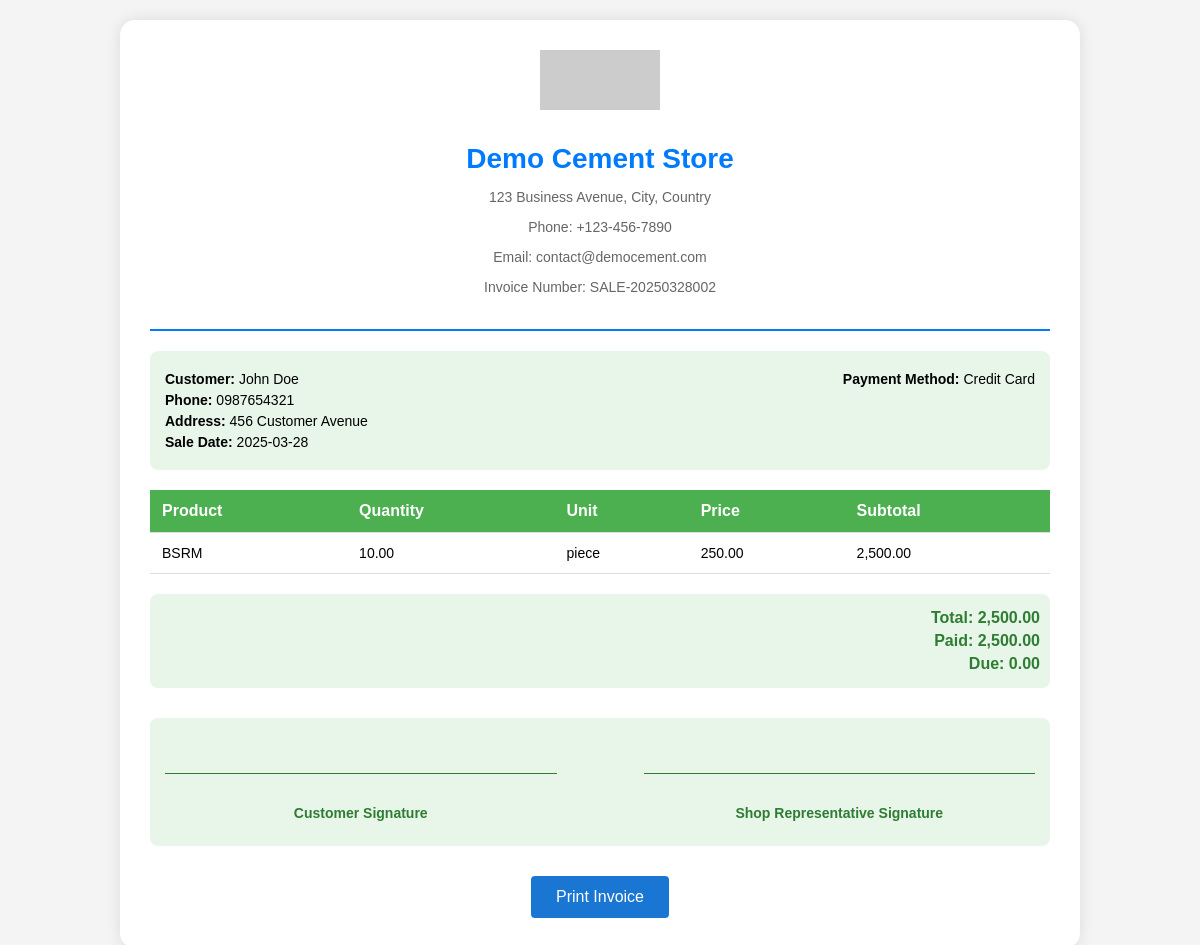
Page /pages/invoice_sell.php?invoice_number=SALE-20250328002 (signed in) on the earlier database version.
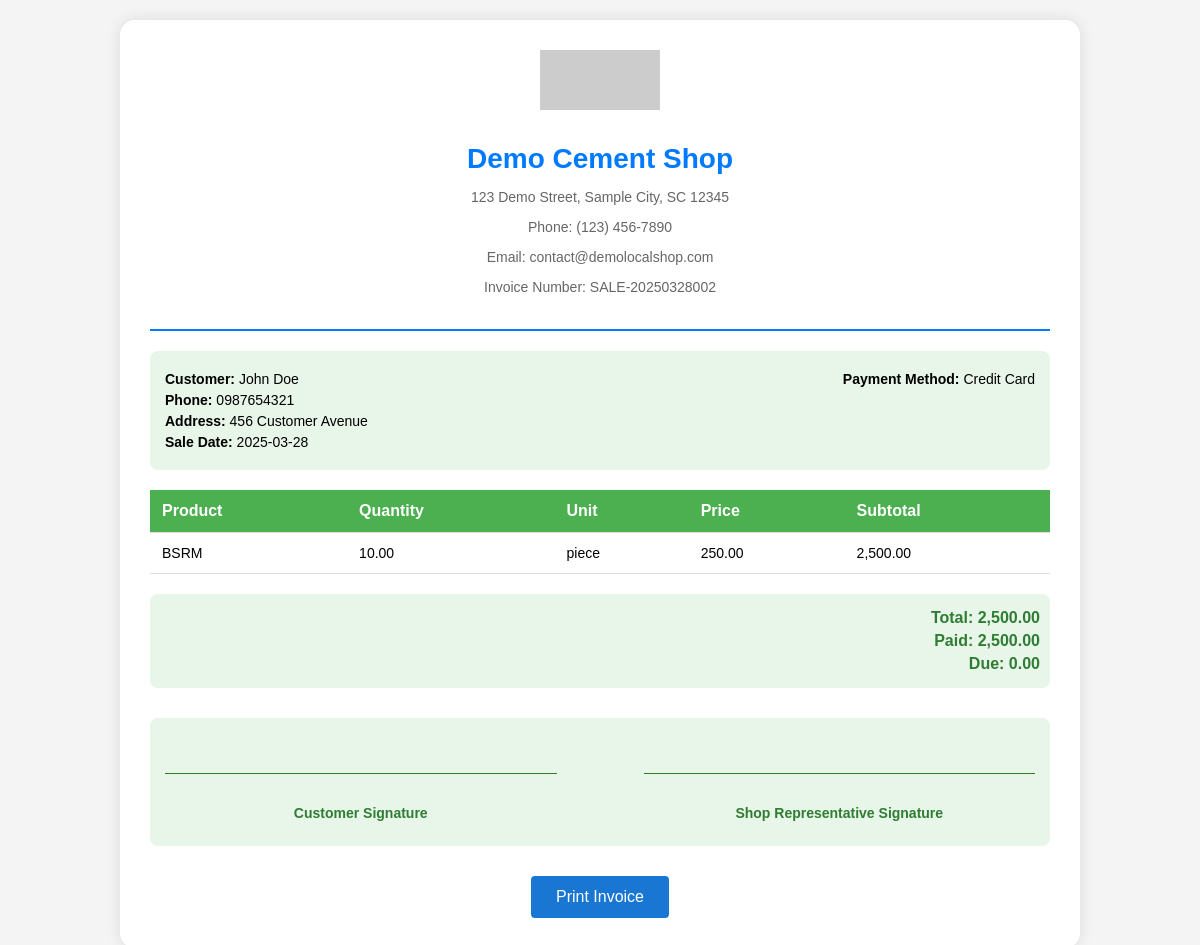
Same page on the later database version.
### tables this page shows
CREATE TABLE shop_details (
    id INT PRIMARY KEY AUTO_INCREMENT,
    shop_name VARCHAR(255) NOT NULL,
    address TEXT NOT NULL,
    phone VARCHAR(50) NOT NULL,
    email VARCHAR(255) NOT NULL,
    updated_at TIMESTAMP DEFAULT CURRENT_TIMESTAMP ON UPDATE CURRENT_TIMESTAMP
);

### core/functions.php (called while the page is built, shortened)
<?php
include_once __DIR__ . '/../config/database.php';
function sanitizeInput($data) {
    global $conn;
    return mysqli_real_escape_string($conn, trim($data));
}
?>

### pages/invoice_sell.php (the view, shortened to what the changed rows need)
<?php
include '../config/database.php';
include '../core/functions.php';
$invoice_number = isset($_GET['invoice_number']) ? sanitizeInput($_GET['invoice_number']) : '';
$invoice_number = $conn->real_escape_string($invoice_number);
$shopDetails = [
    'shop_name' => 'Demo Cement Shop',
    'shop_phone' => '(123) 456-7890',
    'shop_address' => '123 Demo Street, Sample City, SC 12345',
    'email' => 'contact@demolocalshop.com'
];
$settingsSql = "SELECT shop_name, phone, address, email FROM shop_details WHERE id = 1";
$settingsResult = $conn->query($settingsSql);
if ($settingsResult && $settingsResult->num_rows > 0) {
    $row = $settingsResult->fetch_assoc();
    $shopDetails['shop_name'] = $row['shop_name'] ?? $shopDetails['shop_name'];
    $shopDetails['shop_phone'] = $row['phone'] ?? $shopDetails['shop_phone'];
    $shopDetails['shop_address'] = $row['address'] ?? $shopDetails['shop_address'];
    $shopDetails['email'] = $row['email'] ?? $shopDetails['email'];
}
?>
<!DOCTYPE html>
<html lang="en">
<head>
</head>
<body>
    <div class="invoice-container">
        <div class="header">
            <img src="https://via.placeholder.com/120x60?text=Logo" alt="Company Logo" class="logo">
            <h1><?php echo htmlspecialchars($shopDetails['shop_name']); ?></h1>
            <p><?php echo htmlspecialchars($shopDetails['shop_address']); ?></p>
            <p>Phone: <?php echo htmlspecialchars($shopDetails['shop_phone']); ?></p>
            <p>Email: <?php echo htmlspecialchars($shopDetails['email']); ?></p>
            <p>Invoice Number: <?php echo htmlspecialchars($invoice_number); ?></p>
        </div>
        <table>
            <thead>
                <tr>
                    <th>Product</th>
                    <th>Quantity</th>
                    <th>Unit</th>
                    <th>Price</th>
                    <th>Subtotal</th>
                </tr>
            </thead>
        </table>
    </div>
</body>
</html>

Differences in the rows shown:
changed shop_details: shop_name "Demo Cement Store" → "Demo Cement Shop"; address "123 Business Avenue, City, Country" → "123 Demo Street, Sample City, SC 12345"; phone "+123-456-7890" → "(123) 456-7890"; email "contact@democement.com" → "contact@demolocalshop.com"
